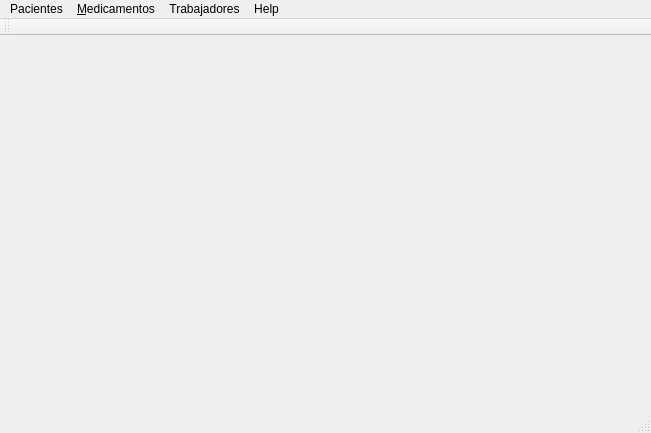
<?xml version="1.0" encoding="UTF-8"?>
<ui version="4.0">
 <class>MainWindow</class>
 <widget class="QMainWindow" name="MainWindow">
  <property name="geometry">
   <rect>
    <x>0</x>
    <y>0</y>
    <width>651</width>
    <height>433</height>
   </rect>
  </property>
  <property name="windowTitle">
   <string>MainWindow</string>
  </property>
  <widget class="QWidget" name="centralWidget"/>
  <widget class="QMenuBar" name="menuBar">
   <property name="geometry">
    <rect>
     <x>0</x>
     <y>0</y>
     <width>651</width>
     <height>21</height>
    </rect>
   </property>
   <widget class="QMenu" name="menuListar_Mascotas">
    <property name="title">
     <string>&amp;Medicamentos</string>
    </property>
    <addaction name="actionNuevo_Medicamento"/>
    <addaction name="actionLista_de_Medicamentos"/>
   </widget>
   <widget class="QMenu" name="menuHelp">
    <property name="title">
     <string>Help</string>
    </property>
    <addaction name="actionAcerca_de"/>
    <addaction name="separator"/>
    <addaction name="actionSalir"/>
   </widget>
   <widget class="QMenu" name="menuPacientes">
    <property name="title">
     <string>Pacientes</string>
    </property>
    <addaction name="actionAgregar_Pacientes"/>
    <addaction name="actionListar_Pacientes"/>
   </widget>
   <widget class="QMenu" name="menuTrabajadores">
    <property name="title">
     <string>Trabajadores</string>
    </property>
    <addaction name="actionRegistrar_Trabajador"/>
    <addaction name="actionListar_Trabajadores"/>
   </widget>
   <addaction name="menuPacientes"/>
   <addaction name="menuListar_Mascotas"/>
   <addaction name="menuTrabajadores"/>
   <addaction name="menuHelp"/>
  </widget>
  <widget class="QToolBar" name="mainToolBar">
   <attribute name="toolBarArea">
    <enum>TopToolBarArea</enum>
   </attribute>
   <attribute name="toolBarBreak">
    <bool>false</bool>
   </attribute>
  </widget>
  <widget class="QStatusBar" name="statusBar"/>
  <action name="actionAcerca_de">
   <property name="text">
    <string>Acerca de...</string>
   </property>
  </action>
  <action name="actionSalir">
   <property name="text">
    <string>Salir...</string>
   </property>
  </action>
  <action name="actionAgregar_Pacientes">
   <property name="text">
    <string>Agregar Pacientes...</string>
   </property>
   <property name="shortcut">
    <string>Ctrl+A</string>
   </property>
  </action>
  <action name="actionListar_Pacientes">
   <property name="text">
    <string>Listar Pacientes...</string>
   </property>
   <property name="shortcut">
    <string>Ctrl+L</string>
   </property>
  </action>
  <action name="actionNuevo_Medicamento">
   <property name="text">
    <string>Nuevo Medicamento...</string>
   </property>
   <property name="shortcut">
    <string>Ctrl+M</string>
   </property>
  </action>
  <action name="actionLista_de_Medicamentos">
   <property name="text">
    <string>Lista de Medicamentos...</string>
   </property>
   <property name="shortcut">
    <string>Ctrl+G</string>
   </property>
  </action>
  <action name="actionRegistrar_Trabajador">
   <property name="text">
    <string>Registrar Trabajador...</string>
   </property>
  </action>
  <action name="actionListar_Trabajadores">
   <property name="text">
    <string>Listar Trabajadores</string>
   </property>
  </action>
 </widget>
 <layoutdefault spacing="6" margin="11"/>
 <resources/>
 <connections/>
</ui>
